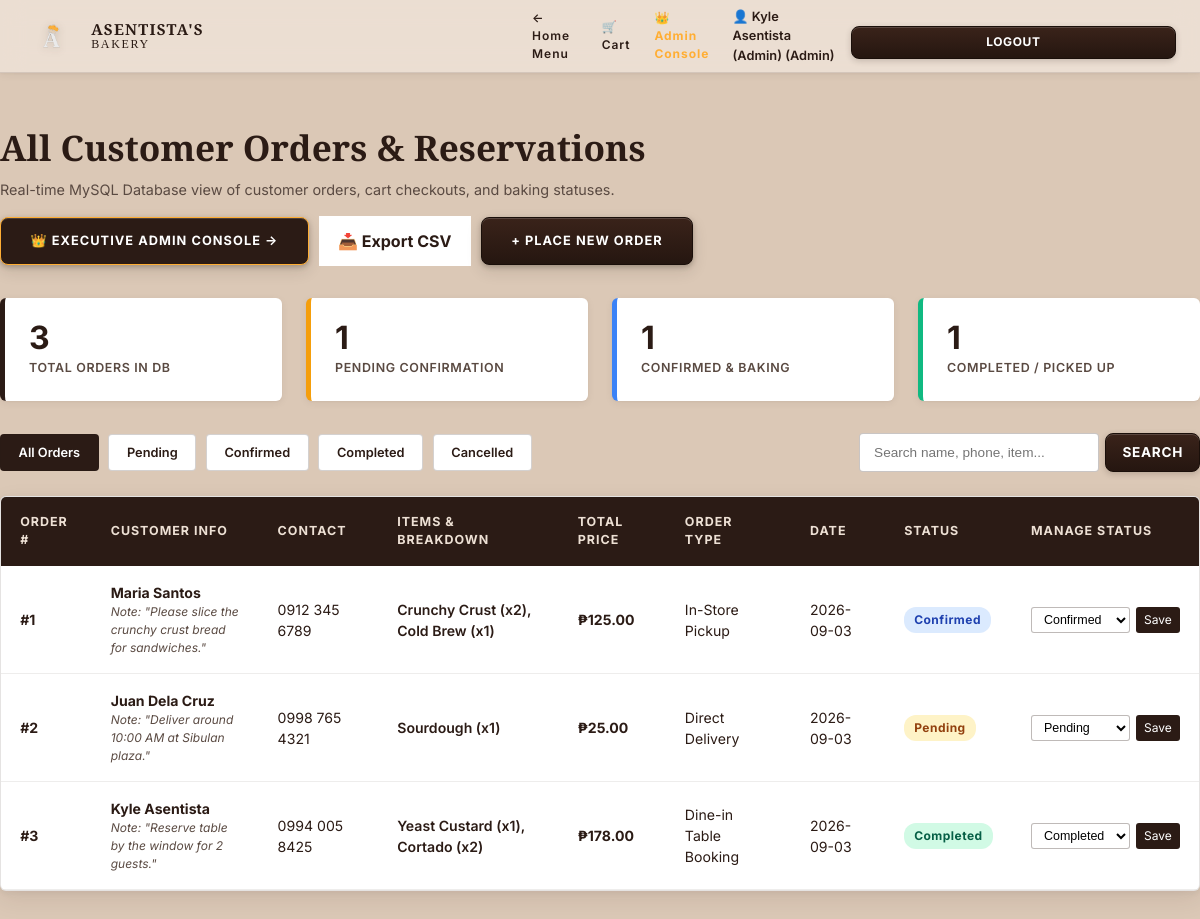
The page /User/dashboard.php (signed in) on the database its author committed.
### tables this page shows
CREATE TABLE `users` (
  `id` INT AUTO_INCREMENT PRIMARY KEY,
  `name` VARCHAR(100) NOT NULL,
  `email` VARCHAR(150) NOT NULL UNIQUE,
  `phone` VARCHAR(30) DEFAULT NULL,
  `password` VARCHAR(255) NOT NULL,
  `role` ENUM('admin', 'customer') DEFAULT 'customer',
  `created_at` TIMESTAMP DEFAULT CURRENT_TIMESTAMP,
  `updated_at` TIMESTAMP DEFAULT CURRENT_TIMESTAMP ON UPDATE CURRENT_TIMESTAMP
);

CREATE TABLE `orders` (
  `id` INT AUTO_INCREMENT PRIMARY KEY,
  `user_id` INT DEFAULT NULL,
  `customer_name` VARCHAR(100) NOT NULL,
  `customer_phone` VARCHAR(30) NOT NULL,
  `item_name` VARCHAR(255) NOT NULL,
  `item_price` DECIMAL(10,2) NOT NULL DEFAULT 0.00,
  `quantity` INT NOT NULL DEFAULT 1,
  `order_type` VARCHAR(50) NOT NULL DEFAULT 'In-Store Pickup',  
  `reservation_date` DATE NOT NULL,
  `special_notes` TEXT DEFAULT NULL,
  `status` ENUM('Pending', 'Confirmed', 'Completed', 'Cancelled') NOT NULL DEFAULT 'Pending',
  `created_at` TIMESTAMP DEFAULT CURRENT_TIMESTAMP,
  `updated_at` TIMESTAMP DEFAULT CURRENT_TIMESTAMP ON UPDATE CURRENT_TIMESTAMP,
  CONSTRAINT `fk_orders_user` FOREIGN KEY (`user_id`) REFERENCES `users` (`id`) ON DELETE SET NULL ON UPDATE CASCADE
);

### database/function.php (called while the page is built, shortened)
<?php
function validateUserSession(?PDO $pdo = null) {
    $userId = (int)$_SESSION['user_id'];
    if (!$pdo) {
        global $pdo;
    }
    if ($pdo) {
        try {
            $stmt = $pdo->prepare("SELECT id, name, email, phone, role, created_at FROM `users` WHERE id = :id LIMIT 1");
            $stmt->bindValue(':id', $userId, PDO::PARAM_INT);
            $stmt->execute();
            $user = $stmt->fetch();
            return $user;
        } catch (Exception $e) {
            error_log("Session DB Verification Error: " . $e->getMessage());
        }
    }
    return [
        'id'    => $_SESSION['user_id'],
        'name'  => $_SESSION['user_name'] ?? 'Guest',
        'email' => $_SESSION['user_email'] ?? '',
        'phone' => $_SESSION['user_phone'] ?? '',
        'role'  => $_SESSION['user_role'] ?? 'customer'
    ];
}
function isAdmin(?PDO $pdo = null) {
    $user = validateUserSession($pdo);
    return !empty($user) && isset($user['role']) && $user['role'] === 'admin';
}
function getCurrentUser(?PDO $pdo = null) {
    return validateUserSession($pdo);
}
function searchOrders(PDO $pdo, $keyword = '', $statusFilter = null, $userId = null) {
    $sql = "SELECT * FROM `orders` WHERE 1=1";
    $params = [];
    $sql .= " ORDER BY created_at DESC";
    $stmt = $pdo->prepare($sql);
    $stmt->execute();
    return $stmt->fetchAll();
}
function getAllOrders(PDO $pdo, $statusFilter = null) {
    return searchOrders($pdo, '', $statusFilter, null);
}

### User/dashboard.php (the view, shortened to what this page needs)
<?php
require_once __DIR__ . '/../database/function.php';
$user = getCurrentUser();
$filterStatus = isset($_GET['status']) && !empty($_GET['status']) ? sanitize_input($_GET['status']) : null;
$searchKeyword = isset($_GET['q']) ? sanitize_input($_GET['q']) : '';
if ($user['role'] === 'customer') {
    $orders = searchOrders($pdo, $searchKeyword, $filterStatus, $user['id']);
    $pageTitle = "My Bakery Orders";
} else {
    $orders = searchOrders($pdo, $searchKeyword, $filterStatus, null);
    $pageTitle = "All Customer Orders & Reservations";
}
$allOrders = getAllOrders($pdo);
$totalCount = count($allOrders);
$pendingCount = count(array_filter($allOrders, fn($o) => $o['status'] === 'Pending'));
$confirmedCount = count(array_filter($allOrders, fn($o) => $o['status'] === 'Confirmed'));
$completedCount = count(array_filter($allOrders, fn($o) => $o['status'] === 'Completed'));
?>
<!DOCTYPE html>
<html lang="en">
<head>
    <link rel="stylesheet" href="../style.css">
</head>
<body class="<?php echo isAdmin($pdo) ? 'admin-logged-in' : ''; ?>">
    <nav class="site-nav">
        <div class="container nav-container">
            <a href="../index.php" class="brand-logo-wrap">
                <div class="brand-svg-logo">
                    <img src="../assets/ASENTISTA FINAL.png" alt="Asentista's Bakery Logo" class="brand-logo-img">
                </div>
                <div class="brand-text-block">
                    <span class="brand-title">ASENTISTA'S</span>
                    <span class="brand-subtitle">BAKERY</span>
                </div>
            </a>
            <div style="display: flex; align-items: center; gap: 1rem;">
                <a href="../index.php" class="nav-link">← Home Menu</a>
                <a href="../Cart/cart.php" class="nav-link">🛒 Cart</a>
                <?php if (isAdmin($pdo)): ?>
                    <a href="../Admin/admin.php" class="nav-link" style="color: var(--color-yellow); font-weight: 700; display: inline-flex; align-items: center; gap: 4px;" title="Return to Executive Operations Center">👑 Admin Console</a>
                <?php endif; ?>
                <?php if ($user): ?>
                    <span style="font-size: 0.8rem; font-weight: 600;">👤 <?php echo htmlspecialchars($user['name']); ?> (<?php echo ucfirst($user['role']); ?>)</span>
                    <a href="../Login/logout.php" class="btn-submit-modal" style="padding: 0.4rem 0.8rem; font-size: 0.75rem; text-decoration: none;">Logout</a>
                <?php else: ?>
                    <a href="../Login/auth.php" class="btn-submit-modal" style="padding: 0.4rem 0.8rem; font-size: 0.75rem; text-decoration: none;">Login / Register</a>
                <?php endif; ?>
            </div>
        </div>
    </nav>
    <div class="container dashboard-container">
        <div class="dashboard-header">
            <div>
                <h1 style="font-family: var(--font-serif); font-size: 2.2rem; color: var(--color-brown-deep); margin-bottom: 0.3rem;">
                    <?php echo $pageTitle; ?>
                </h1>
                <p style="color: var(--color-text-muted); font-size: 0.9rem;">
                    Real-time MySQL Database view of customer orders, cart checkouts, and baking statuses.
                </p>
            </div>
            <div style="display: flex; gap: 10px; align-items: center; flex-wrap: wrap;">
                <?php if (isAdmin($pdo)): ?>
                    <a href="../Admin/admin.php" class="btn-book-now" style="background: var(--color-brown-deep); border: 1px solid var(--color-yellow); color: var(--color-yellow); text-decoration: none;" title="Open Executive Operations Center">
                        👑 Executive Admin Console →
                    </a>
                <?php endif; ?>
                <a href="dashboard.php?export=csv<?php echo $filterStatus ? '&status=' . urlencode($filterStatus) : ''; ?><?php echo $searchKeyword ? '&q=' . urlencode($searchKeyword) : ''; ?>" class="btn-clear-cart" style="padding: 0.8rem 1.2rem; font-weight: 700; background: var(--color-white); border-color: var(--color-brown-deep); text-decoration: none;">
                    📥 Export CSV
                </a>
                <a href="../index.php#bread-menu" class="btn-book-now" style="text-decoration: none;">
                    + Place New Order
                </a>
            </div>
        </div>
        <div class="stats-grid">
            <div class="stat-card">
                <div class="stat-value"><?php echo $totalCount; ?></div>
                <div class="stat-label">Total Orders in DB</div>
            </div>
            <div class="stat-card pending">
                <div class="stat-value"><?php echo $pendingCount; ?></div>
                <div class="stat-label">Pending Confirmation</div>
            </div>
            <div class="stat-card confirmed">
                <div class="stat-value"><?php echo $confirmedCount; ?></div>
                <div class="stat-label">Confirmed & Baking</div>
            </div>
            <div class="stat-card completed">
                <div class="stat-value"><?php echo $completedCount; ?></div>
                <div class="stat-label">Completed / Picked Up</div>
            </div>
        </div>
        <div class="controls-row">
            <div class="filter-bar">
                <a href="dashboard.php<?php echo $searchKeyword ? '?q=' . urlencode($searchKeyword) : ''; ?>" class="filter-btn <?php echo !$filterStatus ? 'active' : ''; ?>">All Orders</a>
                <a href="dashboard.php?status=Pending<?php echo $searchKeyword ? '&q=' . urlencode($searchKeyword) : ''; ?>" class="filter-btn <?php echo $filterStatus === 'Pending' ? 'active' : ''; ?>">Pending</a>
                <a href="dashboard.php?status=Confirmed<?php echo $searchKeyword ? '&q=' . urlencode($searchKeyword) : ''; ?>" class="filter-btn <?php echo $filterStatus === 'Confirmed' ? 'active' : ''; ?>">Confirmed</a>
                <a href="dashboard.php?status=Completed<?php echo $searchKeyword ? '&q=' . urlencode($searchKeyword) : ''; ?>" class="filter-btn <?php echo $filterStatus === 'Completed' ? 'active' : ''; ?>">Completed</a>
                <a href="dashboard.php?status=Cancelled<?php echo $searchKeyword ? '&q=' . urlencode($searchKeyword) : ''; ?>" class="filter-btn <?php echo $filterStatus === 'Cancelled' ? 'active' : ''; ?>">Cancelled</a>
            </div>
            <form method="GET" action="dashboard.php" class="search-orders-form">
                <input type="text" name="q" class="search-orders-input" placeholder="Search name, phone, item..." value="<?php echo htmlspecialchars($searchKeyword); ?>">
                <button type="submit" class="btn-submit-modal" style="margin-top: 0; padding: 0.5rem 1rem; width: auto;">Search</button>
            </form>
        </div>
        <div class="orders-table-card">
            <?php if (empty($orders)): ?>
                <div style="padding: 3.5rem 2rem; text-align: center; color: var(--color-text-muted);">
                    <h3>No orders found matching your search.</h3>
                    <p style="margin-top: 0.5rem;">
                        <a href="dashboard.php" style="color: var(--color-brown-deep); text-decoration: underline;">Clear filters</a> or
                        <a href="../index.php" style="color: var(--color-brown-deep); text-decoration: underline;">Browse bakery menu</a>.
                    </p>
                </div>
            <?php else: ?>
                <table class="orders-table">
                    <thead>
                        <tr>
                            <th>Order #</th>
                            <th>Customer Info</th>
                            <th>Contact</th>
                            <th>Items & Breakdown</th>
                            <th>Total Price</th>
                            <th>Order Type</th>
                            <th>Date</th>
                            <th>Status</th>
                            <th>Manage Status</th>
                        </tr>
                    </thead>
                    <tbody>
                        <?php foreach ($orders as $row): ?>
                            <tr>
                                <td><strong>#<?php echo htmlspecialchars($row['id']); ?></strong></td>
                                <td>
                                    <strong><?php echo htmlspecialchars($row['customer_name']); ?></strong>
                                    <?php if (!empty($row['special_notes'])): ?>
                                        <div style="font-size: 0.75rem; color: var(--color-text-muted); font-style: italic; max-width: 220px;">
                                            Note: "<?php echo htmlspecialchars($row['special_notes']); ?>"
                                        </div>
                                    <?php endif; ?>
                                </td>
                                <td><?php echo htmlspecialchars($row['customer_phone']); ?></td>
                                <td>
                                    <span style="font-weight: 600;"><?php echo htmlspecialchars($row['item_name']); ?></span>
                                </td>
                                <td style="font-weight: 700; color: var(--color-brown-deep);">
                                    ₱<?php echo number_format($row['item_price'], 2); ?>
                                </td>
                                <td><?php echo htmlspecialchars($row['order_type']); ?></td>
                                <td><?php echo htmlspecialchars($row['reservation_date']); ?></td>
                                <td>
                                    <span class="status-badge status-<?php echo htmlspecialchars($row['status']); ?>">
                                        <?php echo htmlspecialchars($row['status']); ?>
                                    </span>
                                </td>
                                <td>
                                    <?php if (isAdmin()): ?>
                                        <form method="POST" action="dashboard.php" class="action-select-form">
                                            <select name="new_status" class="status-select">
                                                <option value="Pending" <?php echo $row['status'] === 'Pending' ? 'selected' : ''; ?>>Pending</option>
                                                <option value="Confirmed" <?php echo $row['status'] === 'Confirmed' ? 'selected' : ''; ?>>Confirmed</option>
                                                <option value="Completed" <?php echo $row['status'] === 'Completed' ? 'selected' : ''; ?>>Completed</option>
                                            </select>
                                            <button type="submit" class="btn-status-update">Save</button>
                                        </form>
                                    <?php else: ?>
                                        <span style="font-size: 0.8rem; color: var(--color-text-muted); font-style: italic;">
                                            Customer Order
                                        </span>
                                    <?php endif; ?>
                                </td>
                            </tr>
                        <?php endforeach; ?>
                    </tbody>
                </table>
            <?php endif; ?>
        </div>
    </div>
</body>
</html>

### rows shown on the page
users: name "Kyle Asentista (Admin)", role "Admin", role "All Customer Orders & Reservations"
orders: id "1", customer_name "Maria Santos", special_notes "Please slice the crunchy crust bread for sandwiches.", customer_phone "0912 345 6789", item_name "Crunchy Crust (x2), Cold Brew (x1)", item_price "125.00", order_type "In-Store Pickup", reservation_date "2026-09-03", status "Confirmed", new_status "Confirmed"
orders: id "2", customer_name "Juan Dela Cruz", special_notes "Deliver around 10:00 AM at Sibulan plaza.", customer_phone "0998 765 4321", item_name "Sourdough (x1)", item_price "25.00", order_type "Direct Delivery", reservation_date "2026-09-03", status "Pending", new_status "Pending"
orders: id "3", customer_name "Kyle Asentista", special_notes "Reserve table by the window for 2 guests.", customer_phone "0994 005 8425", item_name "Yeast Custard (x1), Cortado (x2)", item_price "178.00", order_type "Dine-in Table Booking", reservation_date "2026-09-03", status "Completed", new_status "Completed"

### other values the page prints
$totalCount "3"
$pendingCount "1"
$confirmedCount "1"
$completedCount "1"
